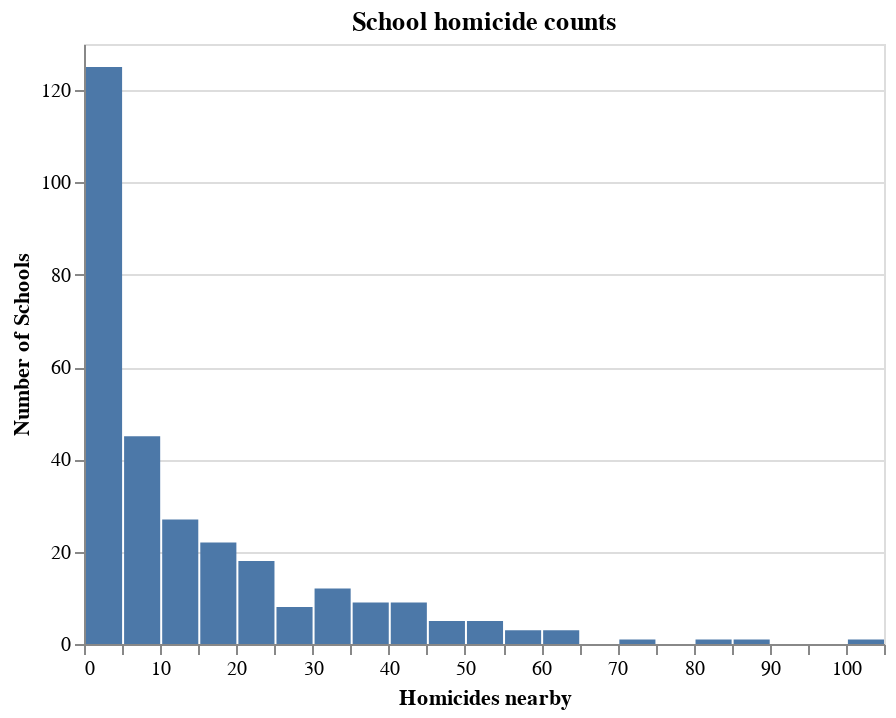

Here is the notebook cell this chart was saved with:
### Code cell
alt.Chart(complete_homicides_by_school, title="School homicide counts").mark_bar().encode(
    x=alt.X('homicide_count:Q', bin=alt.Bin(step=5), axis=alt.Axis(title="Homicides nearby")),
    y=alt.Y('count()', axis=alt.Axis(title='Number of Schools'))
)

### Figure 1 — Vega-Lite specification as saved in the notebook (floating-point values rounded to 4 significant figures; data arrays with more than 128 entries replaced by an {"elided": "..."} marker saying what was removed)
{"$schema": "https://vega.github.io/schema/vega-lite/v2.6.0.json", "config": {"view": {"height": 300, "width": 400}}, "data": {"name": "data-173fb6dfb108c6feda3511963b6b3f91"}, "datasets": {"data-173fb6dfb108c6feda3511963b6b3f91": {"elided": "295 records"}}, "encoding": {"x": {"axis": {"title": "Homicides nearby"}, "bin": {"step": 5}, "field": "homicide_count", "type": "quantitative"}, "y": {"aggregate": "count", "axis": {"title": "Number of Schools"}, "type": "quantitative"}}, "mark": "bar", "title": "School homicide counts"}
